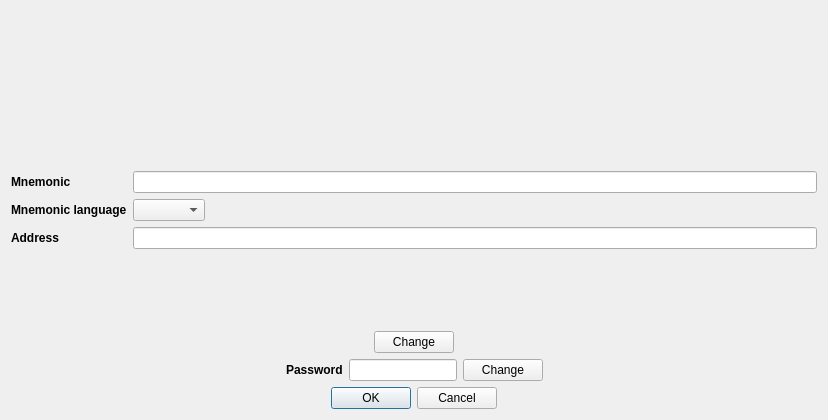
<?xml version="1.0" encoding="UTF-8"?>
<ui version="4.0">
 <class>AccountCreateDialog</class>
 <widget class="QDialog" name="AccountCreateDialog">
  <property name="geometry">
   <rect>
    <x>0</x>
    <y>0</y>
    <width>828</width>
    <height>420</height>
   </rect>
  </property>
  <property name="windowTitle">
   <string>Create account</string>
  </property>
  <layout class="QVBoxLayout" name="verticalLayout">
   <item alignment="Qt::AlignHCenter">
    <widget class="QLabel" name="imagelabel">
     <property name="sizePolicy">
      <sizepolicy hsizetype="Preferred" vsizetype="Preferred">
       <horstretch>0</horstretch>
       <verstretch>0</verstretch>
      </sizepolicy>
     </property>
     <property name="minimumSize">
      <size>
       <width>0</width>
       <height>0</height>
      </size>
     </property>
     <property name="maximumSize">
      <size>
       <width>200</width>
       <height>200</height>
      </size>
     </property>
     <property name="sizeIncrement">
      <size>
       <width>0</width>
       <height>0</height>
      </size>
     </property>
     <property name="baseSize">
      <size>
       <width>0</width>
       <height>0</height>
      </size>
     </property>
     <property name="text">
      <string/>
     </property>
     <property name="pixmap">
      <pixmap resource="../../icons/tikka.slots.pyqt.resources.icons.index.qrc">:/images/safe_background</pixmap>
     </property>
     <property name="scaledContents">
      <bool>true</bool>
     </property>
     <property name="alignment">
      <set>Qt::AlignCenter</set>
     </property>
    </widget>
   </item>
   <item>
    <layout class="QFormLayout" name="formLayout">
     <item row="0" column="0">
      <widget class="QLabel" name="mnemonicLabel">
       <property name="font">
        <font>
         <weight>75</weight>
         <bold>true</bold>
        </font>
       </property>
       <property name="text">
        <string>Mnemonic</string>
       </property>
      </widget>
     </item>
     <item row="0" column="1">
      <widget class="QLineEdit" name="mnemonicLineEdit">
       <property name="readOnly">
        <bool>true</bool>
       </property>
      </widget>
     </item>
     <item row="1" column="0">
      <widget class="QLabel" name="mnemonicLanguageLabel">
       <property name="font">
        <font>
         <weight>75</weight>
         <italic>false</italic>
         <bold>true</bold>
        </font>
       </property>
       <property name="text">
        <string>Mnemonic language</string>
       </property>
      </widget>
     </item>
     <item row="1" column="1">
      <widget class="QComboBox" name="mnemonicLanguageComboBox">
       <property name="sizePolicy">
        <sizepolicy hsizetype="Fixed" vsizetype="Preferred">
         <horstretch>0</horstretch>
         <verstretch>0</verstretch>
        </sizepolicy>
       </property>
      </widget>
     </item>
     <item row="2" column="0">
      <widget class="QLabel" name="addressLabel">
       <property name="font">
        <font>
         <weight>75</weight>
         <bold>true</bold>
        </font>
       </property>
       <property name="text">
        <string>Address</string>
       </property>
      </widget>
     </item>
     <item row="2" column="1">
      <widget class="QLineEdit" name="addressLineEdit">
       <property name="readOnly">
        <bool>true</bool>
       </property>
      </widget>
     </item>
    </layout>
   </item>
   <item alignment="Qt::AlignHCenter">
    <widget class="QPushButton" name="changeButton">
     <property name="sizePolicy">
      <sizepolicy hsizetype="Fixed" vsizetype="Fixed">
       <horstretch>7</horstretch>
       <verstretch>0</verstretch>
      </sizepolicy>
     </property>
     <property name="text">
      <string>Change</string>
     </property>
     <property name="icon">
      <iconset resource="../../icons/tikka.slots.pyqt.resources.icons.index.qrc">
       <normaloff>:/icons/refresh_icon</normaloff>:/icons/refresh_icon</iconset>
     </property>
    </widget>
   </item>
   <item>
    <layout class="QHBoxLayout" name="horizontalLayout">
     <item>
      <spacer name="horizontalSpacer">
       <property name="orientation">
        <enum>Qt::Horizontal</enum>
       </property>
       <property name="sizeHint" stdset="0">
        <size>
         <width>40</width>
         <height>20</height>
        </size>
       </property>
      </spacer>
     </item>
     <item>
      <widget class="QLabel" name="passwordLabel">
       <property name="sizePolicy">
        <sizepolicy hsizetype="Fixed" vsizetype="Preferred">
         <horstretch>0</horstretch>
         <verstretch>0</verstretch>
        </sizepolicy>
       </property>
       <property name="sizeIncrement">
        <size>
         <width>0</width>
         <height>0</height>
        </size>
       </property>
       <property name="font">
        <font>
         <weight>75</weight>
         <bold>true</bold>
        </font>
       </property>
       <property name="text">
        <string>Password</string>
       </property>
       <property name="alignment">
        <set>Qt::AlignLeading|Qt::AlignLeft|Qt::AlignVCenter</set>
       </property>
      </widget>
     </item>
     <item>
      <widget class="QLineEdit" name="passwordLineEdit">
       <property name="sizePolicy">
        <sizepolicy hsizetype="Fixed" vsizetype="Fixed">
         <horstretch>0</horstretch>
         <verstretch>0</verstretch>
        </sizepolicy>
       </property>
       <property name="maxLength">
        <number>20</number>
       </property>
       <property name="alignment">
        <set>Qt::AlignCenter</set>
       </property>
       <property name="readOnly">
        <bool>true</bool>
       </property>
      </widget>
     </item>
     <item>
      <widget class="QPushButton" name="passwordChangeButton">
       <property name="sizePolicy">
        <sizepolicy hsizetype="Fixed" vsizetype="Fixed">
         <horstretch>0</horstretch>
         <verstretch>0</verstretch>
        </sizepolicy>
       </property>
       <property name="text">
        <string>Change</string>
       </property>
       <property name="icon">
        <iconset resource="../../icons/tikka.slots.pyqt.resources.icons.index.qrc">
         <normaloff>:/icons/refresh_icon</normaloff>:/icons/refresh_icon</iconset>
       </property>
      </widget>
     </item>
     <item>
      <spacer name="horizontalSpacer_2">
       <property name="orientation">
        <enum>Qt::Horizontal</enum>
       </property>
       <property name="sizeHint" stdset="0">
        <size>
         <width>40</width>
         <height>20</height>
        </size>
       </property>
      </spacer>
     </item>
    </layout>
   </item>
   <item alignment="Qt::AlignHCenter">
    <widget class="QDialogButtonBox" name="buttonBox">
     <property name="orientation">
      <enum>Qt::Horizontal</enum>
     </property>
     <property name="standardButtons">
      <set>QDialogButtonBox::Cancel|QDialogButtonBox::Ok</set>
     </property>
    </widget>
   </item>
  </layout>
 </widget>
 <resources>
  <include location="../../icons/tikka.slots.pyqt.resources.icons.index.qrc"/>
 </resources>
 <connections>
  <connection>
   <sender>buttonBox</sender>
   <signal>accepted()</signal>
   <receiver>AccountCreateDialog</receiver>
   <slot>accept()</slot>
   <hints>
    <hint type="sourcelabel">
     <x>248</x>
     <y>254</y>
    </hint>
    <hint type="destinationlabel">
     <x>157</x>
     <y>274</y>
    </hint>
   </hints>
  </connection>
  <connection>
   <sender>buttonBox</sender>
   <signal>rejected()</signal>
   <receiver>AccountCreateDialog</receiver>
   <slot>reject()</slot>
   <hints>
    <hint type="sourcelabel">
     <x>316</x>
     <y>260</y>
    </hint>
    <hint type="destinationlabel">
     <x>286</x>
     <y>274</y>
    </hint>
   </hints>
  </connection>
 </connections>
</ui>
